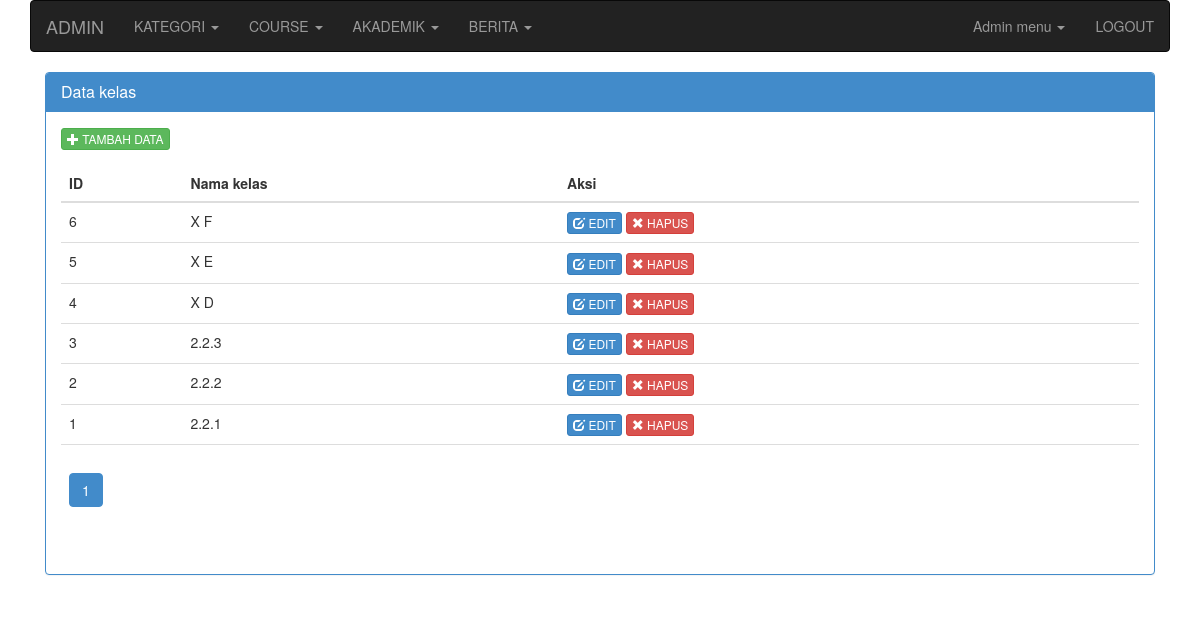
Page /admin.php?mod=kelas (signed in) on the committed database.
### tables this page shows
CREATE TABLE IF NOT EXISTS `kelas` (
  `kelas_id` int(11) unsigned NOT NULL AUTO_INCREMENT,
  `kelas_nama` varchar(255) DEFAULT NULL,
  PRIMARY KEY (`kelas_id`)
);

### modules/kelas/admin/action_kelas.php (called while the page is built, shortened)
<?php
$query = "SELECT * FROM kelas ORDER BY kelas_id DESC";
$paging = new Pagination($query,10);
$num_rows = $paging->NumRows();
$result = $paging->Result();
$link = $paging->Link();
?>

### modules/kelas/admin/kelas.php (the view, shortened to what this page needs)
<div class="col-md-12" id="content-container">
<div class="panel panel-primary">
    <div class="panel-heading"><h3 class="panel-title">Data kelas</h3></div>
    <div class="panel-body">
            <div class="row clearfix">
            <div class="col-md-12 column" id="post">
            	<div class="text-left" style="margin-bottom:15px;"><?=link_tambah("admin.php?mod=kelas&act=add_kelas")?></div>
            	<div class="table-responsive">
            	<table class="table">
					<thead>
                    	<tr>
                        	<th>ID</th>
                            <th>Nama kelas</th>
                            <th>Aksi</th>
                        </tr>
                    </thead>
                    <tbody>
						<?php
                        if( $num_rows > 0 )
                        {
                            foreach($result as $row)
                            {
                         ?>
                         		<tr>
                                	<td><?=$row['kelas_id']?></td>
                                    <td><?=$row['kelas_nama']?></td>
                                    <td>
									<?=link_edit("admin.php?mod=kelas&act=edit_kelas&id=".$row['kelas_id'])?>
                                    <?=link_hapus("admin.php?mod=kelas&delete=yes&id=".$row['kelas_id'])?>
                                    </td>
                                </tr>
                        <?php
                            }
                        }else{
						?>
                        	<tr>
                            	<td colspan="3" align="center"><em>Tidak ada data</em></td>
                            </tr>
                        <?php
						}
                        ?>
                    </tbody>
                    <tfoot>
                    	<tr>
                        	<td colspan="3"><?php echo $link; ?></td>
                        </tr>
                    </tfoot>
            	</table>
            	</div>
            </div>
            </div>
    </div>
</div>
</div>

### includes/fungsi.web.php (shortened to what this page needs)
<?php
function link_edit($url, $attr = "" )
{
	$str = "<a href=\"$url\" class=\"btn btn-primary btn-xs\" $attr>
			<i class=\"glyphicon glyphicon-edit\"></i> EDIT</a>";
	return $str;
}
function link_hapus($url, $attr = "" )
{
	$confirm = " onclick=\"return confirm('Apakah Anda yakin akan menghapus data ini?');\"";
	$str = "<a href=\"$url\" class=\"btn btn-danger btn-xs\" $confirm $attr>
			<i class=\"glyphicon glyphicon-remove\"></i> HAPUS</a>";
	return $str;
}
function link_tambah($url="",$title="Tambah data", $attr = "")
{
	$title = strtoupper($title);
	$str = "<a href=\"$url\" class=\"btn btn-success btn-xs\" $attr>
			<i class=\"glyphicon glyphicon-plus\"></i> $title</a>";
	return $str;
}

### rows in the picture
kelas: kelas_id "6", kelas_nama "X F"
kelas: kelas_id "5", kelas_nama "X E"
kelas: kelas_id "4", kelas_nama "X D"
kelas: kelas_id "3", kelas_nama "2.2.3"
kelas: kelas_id "2", kelas_nama "2.2.2"
kelas: kelas_id "1", kelas_nama "2.2.1"

### other values in the picture
$title "KATEGORI"
$title "COURSE"
$title "AKADEMIK"
$title "BERITA"
$title "TAMBAH DATA"
